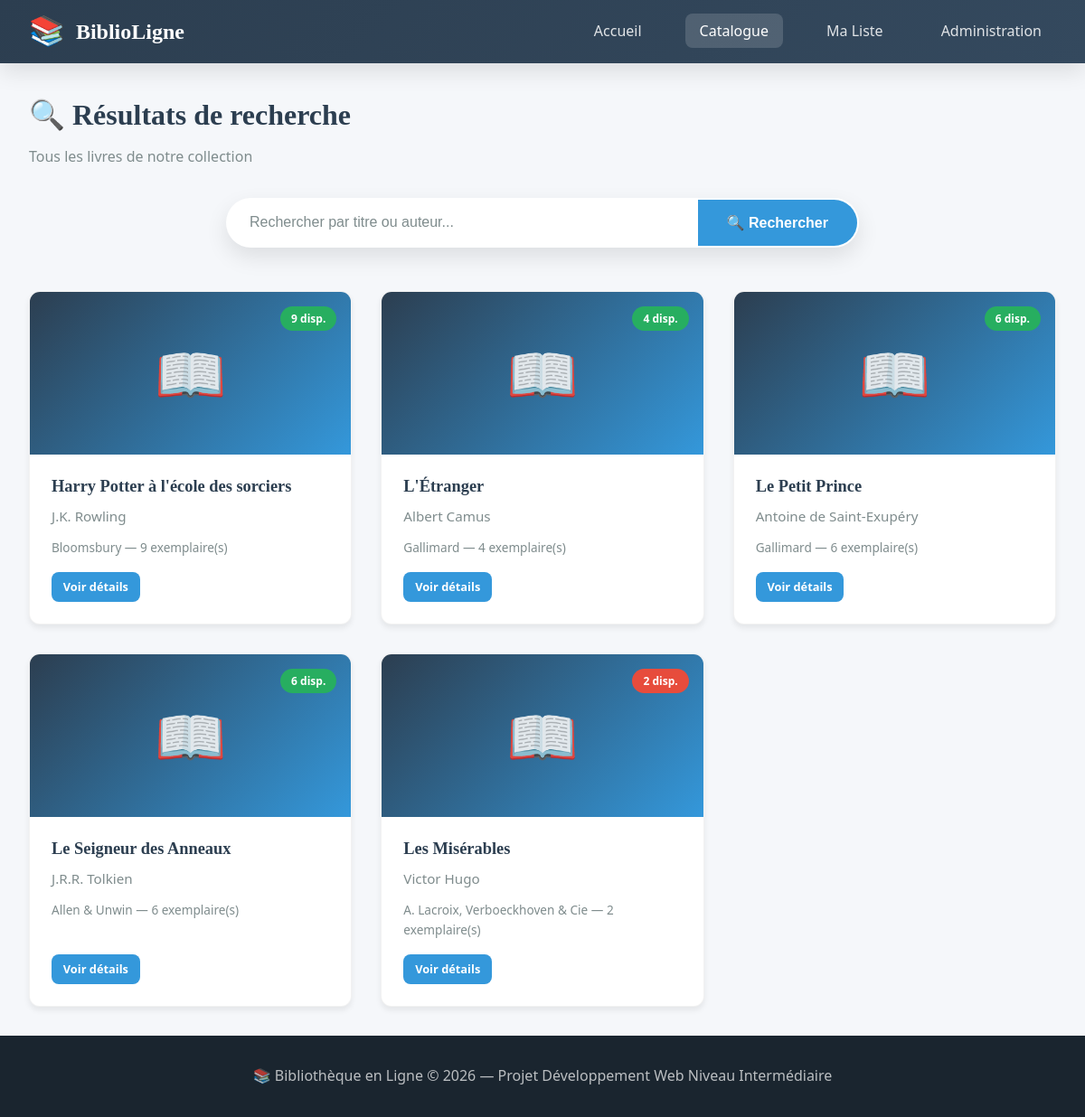
The app's page /results.php with its own data.
### tables this page shows
CREATE TABLE IF NOT EXISTS `livres` (
  `id` int NOT NULL AUTO_INCREMENT,
  `titre` varchar(100) NOT NULL,
  `auteur` varchar(100) NOT NULL,
  `description` text,
  `maison_edition` varchar(100) DEFAULT NULL,
  `nombre_exemplaire` int DEFAULT '1',
  PRIMARY KEY (`id`)
);

### results.php (the view, shortened to what this page needs)
<?php
$search = isset($_GET['q']) ? trim($_GET['q']) : '';
$db = getDBConnection();
$books = [];
$error = '';
if ($db) {
    try {
        if (!empty($search)) {
            $stmt = $db->prepare("SELECT * FROM livres WHERE titre LIKE :search1 OR auteur LIKE :search2 ORDER BY titre ASC");
            $searchParam = '%' . $search . '%';
            $stmt->execute([':search1' => $searchParam, ':search2' => $searchParam]);
        } else {
            $stmt = $db->query("SELECT * FROM livres ORDER BY titre ASC");
        }
        $books = $stmt->fetchAll();
    } catch (PDOException $e) {
        $error = "Erreur lors de la récupération des livres : " . $e->getMessage();
        error_log($error);
    }
} else {
    $error = "Impossible de se connecter à la base de données. Vérifiez votre configuration.";
}
?>
<!DOCTYPE html>
<html lang="fr">
<head>
    <link rel="stylesheet" href="style.css">
</head>
<body>
    <header class="site-header">
        <div class="nav-container">
            <a href="index.php" class="logo">
                <span class="logo-icon">📚</span>
                <span>BiblioLigne</span>
            </a>
            <ul class="nav-links">
                <li><a href="index.php">Accueil</a></li>
                <li><a href="results.php" class="active">Catalogue</a></li>
                <li><a href="wishlist.php">Ma Liste</a></li>
                <li><a href="login.php">Administration</a></li>
            </ul>
        </div>
    </header>
    <main>
        <h1 class="page-title">🔍 Résultats de recherche</h1>
        <p class="page-subtitle">
            <?php if (!empty($search)): ?>
                Recherche pour : <strong>"<?php echo htmlspecialchars($search); ?>"</strong>
                (<?php echo count($books); ?> résultat(s))
            <?php else: ?>
                Tous les livres de notre collection
            <?php endif; ?>
        </p>
        <div class="search-container">
            <form action="results.php" method="GET" class="search-box" data-validate>
                <input
                    type="text"
                    name="q"
                    id="live-search"
                    value="<?php echo htmlspecialchars($search); ?>"
                    placeholder="Rechercher par titre ou auteur..."
                    aria-label="Rechercher un livre"
                >
                <button type="submit">🔍 Rechercher</button>
            </form>
        </div>
        <?php if (empty($books) && empty($error)): ?>
            <div class="empty-state">
                <div class="icon">📭</div>
                <h3>Aucun livre trouvé</h3>
                <p>Essayez avec d'autres termes de recherche ou consultez le catalogue complet.</p>
                <a href="results.php" class="btn btn-primary" style="margin-top:1rem;">Voir tout le catalogue</a>
            </div>
        <?php else: ?>
            <div class="card-grid">
                <?php foreach ($books as $book): ?>
                    <div class="book-card">
                        <div class="book-cover">
                            📖
                            <?php if ($book['nombre_exemplaire'] > 3): ?>
                                <span class="badge"><?php echo $book['nombre_exemplaire']; ?> disp.</span>
                            <?php else: ?>
                                <span class="badge low"><?php echo $book['nombre_exemplaire']; ?> disp.</span>
                            <?php endif; ?>
                        </div>
                        <div class="book-info">
                            <div class="book-title"><?php echo htmlspecialchars($book['titre']); ?></div>
                            <div class="book-author"><?php echo htmlspecialchars($book['auteur']); ?></div>
                            <div class="book-meta">
                                <?php echo htmlspecialchars($book['maison_edition']); ?> —
                                <?php echo $book['nombre_exemplaire']; ?> exemplaire(s)
                            </div>
                            <div class="book-actions">
                                <a href="details.php?id=<?php echo $book['id']; ?>" class="btn btn-primary btn-sm">Voir détails</a>
                            </div>
                        </div>
                    </div>
                <?php endforeach; ?>
            </div>
        <?php endif; ?>
    </main>
    <footer class="site-footer">
        <p>📚 Bibliothèque en Ligne &copy; 2026 — Projet Développement Web Niveau Intermédiaire</p>
    </footer>
</body>
</html>

### style.css (style rules this page uses)
:root { --primary: #2c3e50; --primary-light: #34495e; --secondary: #e67e22; --secondary-hover: #d35400; --accent: #3498db; --accent-hover: #2980b9; --success: #27ae60; --danger: #e74c3c; --warning: #f39c12; --light: #ecf0f1; --dark: #1a252f; --text: #2c3e50; --text-muted: #7f8c8d; --bg: #f5f7fa; --white: #ffffff; --shadow: 0 4px 6px rgba(0,0,0,0.07); --shadow-lg: 0 10px 25px rgba(0,0,0,0.1); --radius: 12px; --radius-sm: 8px; --transition: all 0.3s ease; --font-main: 'Segoe UI', Tahoma, Geneva, Verdana, sans-serif; --font-heading: Georgia, 'Times New Roman', serif; }
*, *::before, *::after { box-sizing: border-box; margin: 0; padding: 0; }
html { scroll-behavior: smooth; }
body { font-family: var(--font-main); background: var(--bg); color: var(--text); line-height: 1.6; min-height: 100vh; display: flex; flex-direction: column; }
a { color: var(--accent); text-decoration: none; transition: var(--transition); }
.site-header { background: linear-gradient(135deg, var(--primary) 0%, var(--primary-light) 100%); color: var(--white); padding: 0; box-shadow: var(--shadow-lg); position: sticky; top: 0; z-index: 1000; }
.nav-container { max-width: 1200px; margin: 0 auto; padding: 0 2rem; display: flex; justify-content: space-between; align-items: center; height: 70px; }
.logo { display: flex; align-items: center; gap: 0.75rem; font-family: var(--font-heading); font-size: 1.5rem; font-weight: bold; color: var(--white); }
.logo-icon { font-size: 2rem; }
.nav-links { display: flex; list-style: none; gap: 2rem; }
.nav-links a { color: rgba(255,255,255,0.85); font-weight: 500; padding: 0.5rem 1rem; border-radius: var(--radius-sm); transition: var(--transition); }
.nav-links a:hover, .nav-links a.active { color: var(--white); background: rgba(255,255,255,0.15); }
main { flex: 1; max-width: 1200px; width: 100%; margin: 0 auto; padding: 2rem; }
.search-container { max-width: 700px; margin: 0 auto 3rem; }
.search-box { display: flex; background: var(--white); border-radius: 50px; box-shadow: var(--shadow-lg); overflow: hidden; border: 2px solid transparent; transition: var(--transition); }
.search-box input { flex: 1; border: none; padding: 1rem 1.5rem; font-size: 1rem; outline: none; background: transparent; }
.search-box input::placeholder { color: var(--text-muted); }
.search-box button { background: var(--accent); color: var(--white); border: none; padding: 1rem 2rem; font-size: 1rem; font-weight: 600; cursor: pointer; transition: var(--transition); }
.card-grid { display: grid; grid-template-columns: repeat(auto-fill, minmax(280px, 1fr)); gap: 2rem; margin-top: 2rem; }
.book-card { background: var(--white); border-radius: var(--radius); overflow: hidden; box-shadow: var(--shadow); transition: var(--transition); display: flex; flex-direction: column; border: 1px solid rgba(0,0,0,0.05); }
.book-cover { height: 180px; background: linear-gradient(135deg, var(--primary) 0%, var(--accent) 100%); display: flex; align-items: center; justify-content: center; font-size: 4rem; color: rgba(255,255,255,0.9); position: relative; }
.book-cover .badge { position: absolute; top: 1rem; right: 1rem; background: var(--success); color: var(--white); padding: 0.25rem 0.75rem; border-radius: 20px; font-size: 0.75rem; font-weight: bold; }
.book-cover .badge.low { background: var(--danger); }
.book-info { padding: 1.5rem; flex: 1; display: flex; flex-direction: column; }
.book-title { font-family: var(--font-heading); font-size: 1.15rem; font-weight: bold; color: var(--primary); margin-bottom: 0.5rem; line-height: 1.3; }
.book-author { color: var(--text-muted); font-size: 0.95rem; margin-bottom: 0.75rem; }
.book-meta { font-size: 0.85rem; color: var(--text-muted); margin-bottom: 1rem; }
.book-actions { margin-top: auto; display: flex; gap: 0.5rem; flex-wrap: wrap; }
.btn { display: inline-flex; align-items: center; justify-content: center; gap: 0.5rem; padding: 0.6rem 1.2rem; border-radius: var(--radius-sm); font-size: 0.9rem; font-weight: 600; cursor: pointer; border: none; transition: var(--transition); text-decoration: none; }
.btn-primary { background: var(--accent); color: var(--white); }
.btn-sm { padding: 0.4rem 0.8rem; font-size: 0.8rem; }
.page-title { font-family: var(--font-heading); font-size: 2rem; color: var(--primary); margin-bottom: 0.5rem; }
.page-subtitle { color: var(--text-muted); margin-bottom: 2rem; }
.site-footer { background: var(--dark); color: rgba(255,255,255,0.7); text-align: center; padding: 2rem; margin-top: auto; }

### records on screen
livres: nombre_exemplaire "9", titre "Harry Potter à l'école des sorciers", auteur "J.K. Rowling", maison_edition "Bloomsbury"
livres: nombre_exemplaire "4", titre "L'Étranger", auteur "Albert Camus", maison_edition "Gallimard"
livres: nombre_exemplaire "6", titre "Le Petit Prince", auteur "Antoine de Saint-Exupéry", maison_edition "Gallimard"
livres: nombre_exemplaire "6", titre "Le Seigneur des Anneaux", auteur "J.R.R. Tolkien", maison_edition "Allen & Unwin"
livres: nombre_exemplaire "2", titre "Les Misérables", auteur "Victor Hugo", maison_edition "A. Lacroix, Verboeckhoven & Cie"
